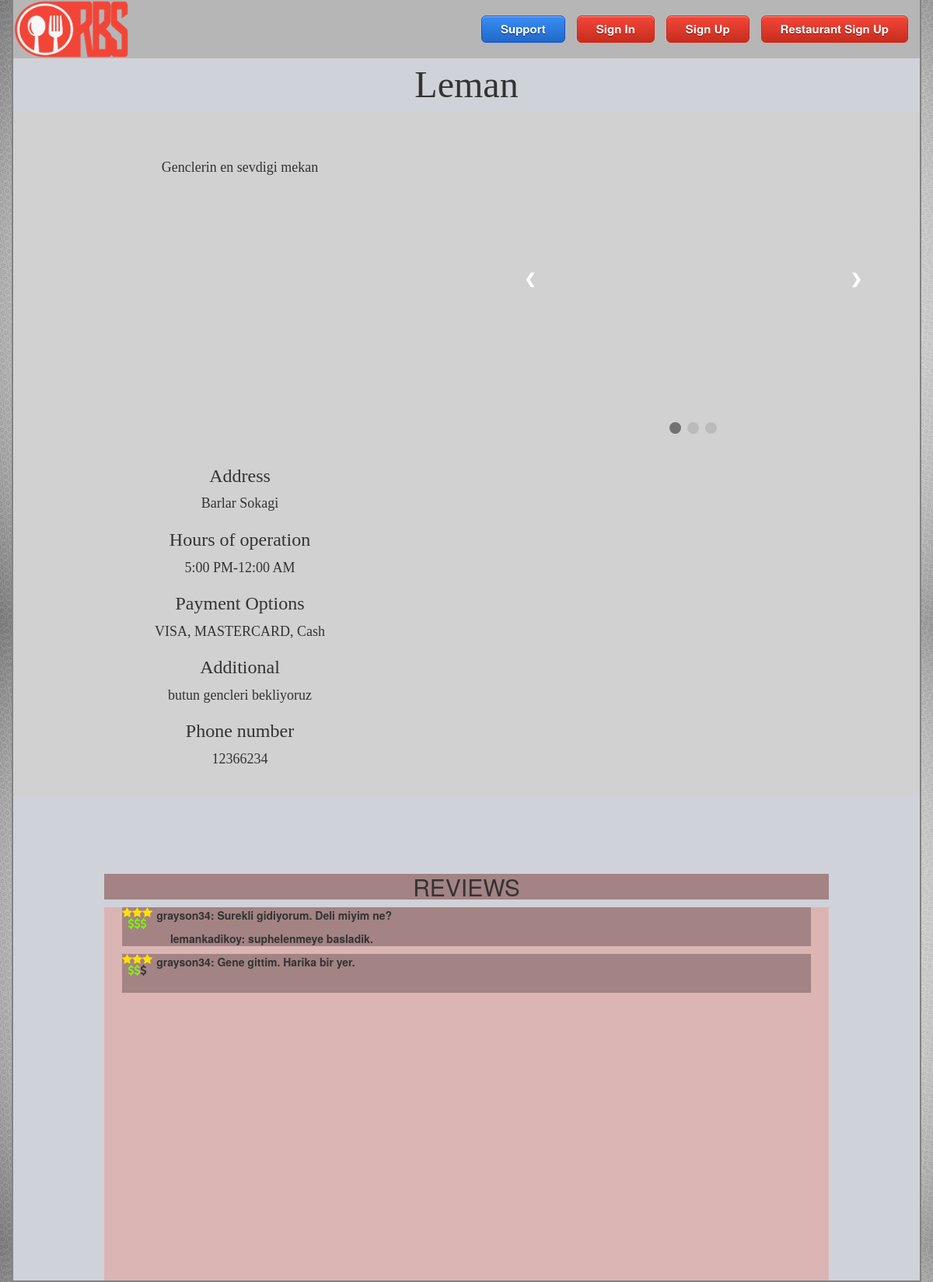
Page /Project/restaurantProfile.php?varname=lemankadikoy on the committed database.
### tables this page shows
CREATE TABLE `restaurant_owner` (
  `uname` varchar(45) NOT NULL,
  `fname` varchar(45) NOT NULL,
  `lname` varchar(45) NOT NULL,
  `rest_name` varchar(45) NOT NULL,
  `email` varchar(45) NOT NULL,
  `psw` varchar(45) NOT NULL,
  `location` varchar(45) NOT NULL,
  `phoneNo` varchar(45) NOT NULL,
  `cap` int(11) NOT NULL,
  `description` longtext DEFAULT NULL,
  `payment` longtext DEFAULT NULL,
  `additional` longtext DEFAULT NULL,
  `address` longtext DEFAULT NULL,
  `startTime` time DEFAULT NULL,
  `endTime` time DEFAULT NULL,
  `stars` int(11) DEFAULT NULL,
  `cuisines` longtext DEFAULT NULL,
  `seating_options` longtext DEFAULT NULL,
  `price` int(11) DEFAULT NULL,
  `isBanned` tinyint(4) DEFAULT NULL,
  `warnCount` int(11) DEFAULT NULL,
  `recCode` varchar(45) NOT NULL,
  `shutdown` tinyint(4) NOT NULL DEFAULT 0,
  PRIMARY KEY (`uname`)
);

CREATE TABLE `review` (
  `reviewId` bigint(20) NOT NULL AUTO_INCREMENT,
  `customer_uname` varchar(45) NOT NULL,
  `rest_uname` varchar(45) NOT NULL,
  `text` longtext NOT NULL,
  `star` int(11) NOT NULL,
  `price` int(11) NOT NULL,
  `reply` longtext DEFAULT NULL,
  PRIMARY KEY (`reviewId`),
  FOREIGN KEY (customer_uname) REFERENCES user(uname),
  FOREIGN KEY (rest_uname) REFERENCES restaurant_owner(uname)
);

### Project/restaurantProfile.php (the view, shortened to what this page needs)
<link rel="stylesheet" href="style.css"/>
<?php include('bootstrapinclude.php') ?>
<?php
include('dbconnect.php');
$uname = $_GET['varname'];
$sql = "SELECT * FROM restaurant_owner WHERE uname='$uname'";
$query = mysqli_query($conn, $sql);
$restArray = mysqli_fetch_assoc($query);
$rest_name = $restArray['rest_name'];
$description = $restArray['description'];
$payment = $restArray['payment'];
$additional = $restArray['additional'];
$phoneNo = $restArray['phoneNo'];
$address = $restArray['address'];
$start = $restArray['startTime'];
$end = $restArray['endTime'];
$commentQuery = mysqli_query($conn, "select * from review where rest_uname='$uname'");
?>
<html>
    <head>
</head>
<body>
<div class="container" id="fullC">
    <?php if (!isset($_SESSION['success'])): ?>
        <div class="top">
            <a href="restSignUp.php"><button  id="rsignup">Restaurant Sign Up</button></a>
            <a href="signUp.php"><button id="signup" >Sign Up</button></a>
            <a href="signIn.php"><button    id="signin" >Sign In</button>   </a>
            <a href ="support.php"><button id="support"> Support</button> </a>
            <a href="index.php"><img src="img/LOGO.png" alt="RBS" style="width:150px"></a>
        </div>
    <?php endif ?>
    <div class="topprofile">
        <font  face="Century Gothic" size="8"><?php echo $rest_name ?></font>
    </div>
    <div id="full" style="background-color:#D1D1D1">
        <div id="firstPart">
            <div id="description">
                <br>
                <font face="Century Gothic" size="4"><?php echo $description ?></font>
            </div>
            <div id="infos">
                <font face="Century Gothic" size="4"><h3>Address</h3> <?php echo $address ?></font>
                <font face="Century Gothic" size="4"><h3>Hours of operation</h3> <?php echo date('g:i A', strtotime($start)), '-', date('g:i A', strtotime($end)) ?></font>
                <font face="Century Gothic" size="4"><h3>Payment Options </h3> <?php echo $payment ?></font>
                <font face="Century Gothic" size="4"><h3>Additional </h3> <?php echo $additional ?></font>
                <font face="Century Gothic" size="4"><h3>Phone number </h3> <?php echo $phoneNo ?> </font>
            </div>
        </div>
        <div id="secondPart">
            <div class="slideshow-container13">
                <a class="prev" onclick="plusSlides(-1)">&#10094;</a>
                <a class="next" onclick="plusSlides(1)">&#10095;</a>
            </div>
            <br>
            <div style="text-align:center">
                <span class="dot" onclick="currentSlide(1)"></span>
                <span class="dot" onclick="currentSlide(2)"></span>
                <span class="dot" onclick="currentSlide(3)"></span>
            </div>
        </div>
    </div>
    <div class="reviewHeader">
        <h2>REVIEWS</h2>
    </div>
    <div class="reviews">
        <?php while ($row = mysqli_fetch_array($commentQuery, MYSQLI_ASSOC)): ?>
            <div class="commentCard">
                <div class='starNPrice'>
                    <?php
                    $starCount = $row['star'];
                    $priceCount = $row['price'];
                    $cs = 0;
                    $cp = 0;
                    while ($cs < $starCount) {
                        echo "<span class='fa fa-star checked'></span>";
                        $cs++;
                    }
                    echo "<br>";
                    while ($cp < $priceCount) {
                        echo "<span class='fa fa-usd checked2'></span>";
                        $cp++;
                    }
                    if ($priceCount < 3) {
                        $ep = 0;
                        while ($ep < (3 - $priceCount)) {
                            echo "<span class='fa fa-usd'></span>";
                            $ep++;
                        }
                    }
                    ?>
                </div>
                <div class="comment">
                    <p> <?php echo $row['customer_uname'] . ": " . $row['text'];  ?> </p>
                </div>
                <?php if (!empty($row['reply'])): ?>
                    <div class="replyRest">
                        <p> <?php echo $row['rest_uname'] . ": " . $row['reply'];  ?> </p>
                    </div>
                <?php else: ?>
                    <div class="replyRest">
                        <br>
                    </div>
                <?php endif ?>
            </div>
        <?php endwhile ?>
    </div>
</div>
</body>
</html>

### Project/bootstrapinclude.php (shortened to what this page needs)
<link rel="stylesheet" href="https://stackpath.bootstrapcdn.com/bootstrap/3.4.1/css/bootstrap.min.css"/>
<link rel="stylesheet" href="https://stackpath.bootstrapcdn.com/bootstrap/3.4.1/css/bootstrap-theme.min.css"/>
<link rel="stylesheet" href="https://cdnjs.cloudflare.com/ajax/libs/font-awesome/4.7.0/css/font-awesome.min.css"/>

### Project/style.css (style rules this page uses)
html { height:100%; }
body { height:100%; background-size:cover; background-image:url("img/homeBG.jpg") }
.top { background-color:#b6b6b6; }
.top img { size:landscape; width:250px; height:75px; }
.top button { float : right ; margin-top : 20px; margin-right : 15px; box-shadow:inset 0px 1px 0px 0px #f5978e; background:linear-gradient(to bottom, #f24537 5%, #c62d1f 100%); background-color:#f24537; border-radius:6px; border:1px solid #d02718; display:inline-block; cursor:pointer; color:#ffffff; font-size:15px; font-weight:bold; padding:6px 24px; text-decoration:none; text-shadow:0px 1px 0px #810e05; }
.container { min-height:900px; width:100%; height:auto; background:#D0D2D9; border-left: 2px solid #828282; border-right: 2px solid #828282; border-bottom : 2px solid #828282; }
#fullC { height:auto; }
#support, .support { margin-top:20px; box-shadow:inset 0px 1px 0px 0px #8EB9F5; background:linear-gradient(to bottom, #388CF2 5%, #2068C7 100%); background-color:#388CF2; border-radius:6px; border:1px solid #1953D1; display:inline-block; cursor:pointer; color:#ffffff; font-size:15px; font-weight:bold; padding:6px 24px; text-decoration:none; text-shadow:0px 1px 0px #052482; }
.container h2 { margin-top : 100px; text-align : center ; }
* { box-sizing: border-box; }
#firstPart { float : left; width : 50%; height : 110%; margin-top:10px; }
#secondPart { float : left; width : 50%; height : 110%; margin-top:10px; }
#description { text-align : center; width : 80%; height: 40%; margin-left : 10%; margin-top : 5%; }
#infos { text-align:center; width : 80%; height : 50%; margin-left : 10%; margin-top : 5%; }
.slideshow-container13 { max-width: 80%; position: relative; margin: auto; margin-top : 5%; }
.prev, .next { cursor: pointer; position: absolute; top: 50%; width: auto; margin-top: -22px; padding: 16px; color: white; font-weight: bold; font-size: 18px; transition: 0.6s ease; border-radius: 0 3px 3px 0; user-select: none; }
.next { right: 0; border-radius: 3px 0 0 3px; }
.dot { cursor: pointer; height: 15px; width: 15px; margin: 0 2px; background-color: #bbb; border-radius: 50%; display: inline-block; transition: background-color 0.6s ease; }
.active, .dot:hover { background-color: #717171; }
.reviews { margin:auto; width:80%; height:60%; overflow-y:auto; background-color:#DBB4B4; text-align:center; }
.reviewHeader { margin:auto; width:80%; background-color:#A38383; text-align:center; }
.starNPrice { float:left; }
.commentCard { width:95%; margin-left:2.5%; background:#A38383; font-weight:bold; }
.comment { width:90%; margin-left:5%; text-align:left; }
.replyRest { margin-left:7%; text-align:left; }
#full { width:100%; height:110%; }
.topprofile { text-align:center; width:100%; }

### Project/bootstrapinclude.php (style rules this page uses)
.container { padding-right:0px; padding-left:0px; }

### Project/restaurantProfile.php (style rules this page uses)
.checked { color: #FFE100; }
.checked2 { color:#7BFF00; }

### rows in the picture
restaurant_owner: rest_name "Leman", description "Genclerin en sevdigi mekan", address "Barlar Sokagi", startTime "5:00 PM", endTime "12:00 AM", payment "VISA, MASTERCARD, Cash", additional "butun gencleri bekliyoruz", phoneNo "12366234"
review: star 3 (drawn), price 3 (drawn), customer_uname "grayson34", text "Surekli gidiyorum. Deli miyim ne?", rest_uname "lemankadikoy", reply "suphelenmeye basladik."
review: star 3 (drawn), price 2 (drawn), customer_uname "grayson34", text "Gene gittim. Harika bir yer."
